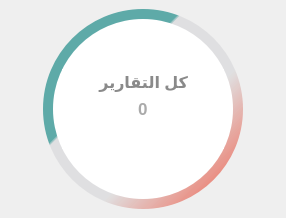
                           <widget class="QWidget" name="widget_4" native="true">
                            <property name="sizePolicy">
                             <sizepolicy hsizetype="Expanding" vsizetype="Expanding">
                              <horstretch>0</horstretch>
                              <verstretch>0</verstretch>
                             </sizepolicy>
                            </property>
                            <property name="minimumSize">
                             <size>
                              <width>286</width>
                              <height>218</height>
                             </size>
                            </property>
                            <property name="layoutDirection">
                             <enum>Qt::RightToLeft</enum>
                            </property>
                            <layout class="QHBoxLayout" name="horizontalLayout_35">
                             <property name="spacing">
                              <number>0</number>
                             </property>
                             <property name="leftMargin">
                              <number>0</number>
                             </property>
                             <property name="topMargin">
                              <number>0</number>
                             </property>
                             <property name="rightMargin">
                              <number>0</number>
                             </property>
                             <property name="bottomMargin">
                              <number>0</number>
                             </property>
                             <item>
                              <widget class="QWidget" name="Task_percentage_coloer" native="true">
                               <property name="sizePolicy">
                                <sizepolicy hsizetype="Expanding" vsizetype="Expanding">
                                 <horstretch>0</horstretch>
                                 <verstretch>0</verstretch>
                                </sizepolicy>
                               </property>
                               <property name="minimumSize">
                                <size>
                                 <width>200</width>
                                 <height>200</height>
                                </size>
                               </property>
                               <property name="maximumSize">
                                <size>
                                 <width>200</width>
                                 <height>200</height>
                                </size>
                               </property>
                               <property name="layoutDirection">
                                <enum>Qt::RightToLeft</enum>
                               </property>
                               <property name="styleSheet">
                                <string notr="true">QWidget{
background-color: qlineargradient(spread:pad, x1:0, y1:0, x2:1, y2:1, stop:0.35 rgb(94, 170, 168), stop:0.36 rgba(200, 200, 203,100), stop:0.63  rgba(200, 200, 203,100), stop: 1 rgb(240, 89, 69));
border: none;
border-radius: 100px;

}</string>
                               </property>
                               <layout class="QHBoxLayout" name="horizontalLayout_22">
                                <property name="spacing">
                                 <number>0</number>
                                </property>
                                <property name="leftMargin">
                                 <number>0</number>
                                </property>
                                <property name="topMargin">
                                 <number>0</number>
                                </property>
                                <property name="rightMargin">
                                 <number>0</number>
                                </property>
                                <property name="bottomMargin">
                                 <number>0</number>
                                </property>
                                <item>
                                 <widget class="QWidget" name="widget_34" native="true">
                                  <property name="sizePolicy">
                                   <sizepolicy hsizetype="Expanding" vsizetype="Expanding">
                                    <horstretch>0</horstretch>
                                    <verstretch>0</verstretch>
                                   </sizepolicy>
                                  </property>
                                  <property name="minimumSize">
                                   <size>
                                    <width>180</width>
                                    <height>180</height>
                                   </size>
                                  </property>
                                  <property name="maximumSize">
                                   <size>
                                    <width>180</width>
                                    <height>180</height>
                                   </size>
                                  </property>
                                  <property name="layoutDirection">
                                   <enum>Qt::RightToLeft</enum>
                                  </property>
                                  <property name="styleSheet">
                                   <string notr="true">background-color: #FFFFFF;
border-radius: 90px;</string>
                                  </property>
                                  <layout class="QHBoxLayout" name="horizontalLayout_23">
                                   <item>
                                    <widget class="QWidget" name="widget_32" native="true">
                                     <property name="minimumSize">
                                      <size>
                                       <width>0</width>
                                       <height>80</height>
                                      </size>
                                     </property>
                                     <property name="maximumSize">
                                      <size>
                                       <width>16777215</width>
                                       <height>80</height>
                                      </size>
                                     </property>
                                     <property name="layoutDirection">
                                      <enum>Qt::RightToLeft</enum>
                                     </property>
                                     <property name="styleSheet">
                                      <string notr="true">border: none;</string>
                                     </property>
                                     <layout class="QVBoxLayout" name="verticalLayout_30">
                                      <property name="spacing">
                                       <number>0</number>
                                      </property>
                                      <property name="leftMargin">
                                       <number>0</number>
                                      </property>
                                      <property name="topMargin">
                                       <number>0</number>
                                      </property>
                                      <property name="rightMargin">
                                       <number>0</number>
                                      </property>
                                      <property name="bottomMargin">
                                       <number>0</number>
                                      </property>
                                      <item alignment="Qt::AlignHCenter|Qt::AlignVCenter">
                                       <widget class="QLabel" name="label_18">
                                        <property name="font">
                                         <font>
                                          <pointsize>12</pointsize>
                                          <weight>75</weight>
                                          <bold>true</bold>
                                         </font>
                                        </property>
                                        <property name="layoutDirection">
                                         <enum>Qt::RightToLeft</enum>
                                        </property>
                                        <property name="styleSheet">
                                         <string notr="true">color: rgb(138, 138, 138);</string>
                                        </property>
                                        <property name="text">
                                         <string>كل التقارير</string>
                                        </property>
                                       </widget>
                                      </item>
                                      <item alignment="Qt::AlignHCenter">
                                       <widget class="QLabel" name="lbl_total_task_percntage">
                                        <property name="font">
                                         <font>
                                          <pointsize>13</pointsize>
                                          <weight>75</weight>
                                          <bold>true</bold>
                                         </font>
                                        </property>
                                        <property name="layoutDirection">
                                         <enum>Qt::RightToLeft</enum>
                                        </property>
                                        <property name="styleSheet">
                                         <string notr="true">color: rgb(170, 170, 170);</string>
                                        </property>
                                        <property name="text">
                                         <string>0</string>
                                        </property>
                                       </widget>
                                      </item>
                                      <item>
                                       <widget class="QLabel" name="label_20">
                                        <property name="font">
                                         <font>
                                          <pointsize>10</pointsize>
                                          <weight>50</weight>
                                          <bold>false</bold>
                                         </font>
                                        </property>
                                        <property name="layoutDirection">
                                         <enum>Qt::RightToLeft</enum>
                                        </property>
                                        <property name="styleSheet">
                                         <string notr="true">color: rgb(138, 138, 138);</string>
                                        </property>
                                        <property name="text">
                                         <string/>
                                        </property>
                                       </widget>
                                      </item>
                                     </layout>
                                    </widget>
                                   </item>
                                  </layout>
                                 </widget>
                                </item>
                               </layout>
                              </widget>
                             </item>
                            </layout>
                           </widget>
